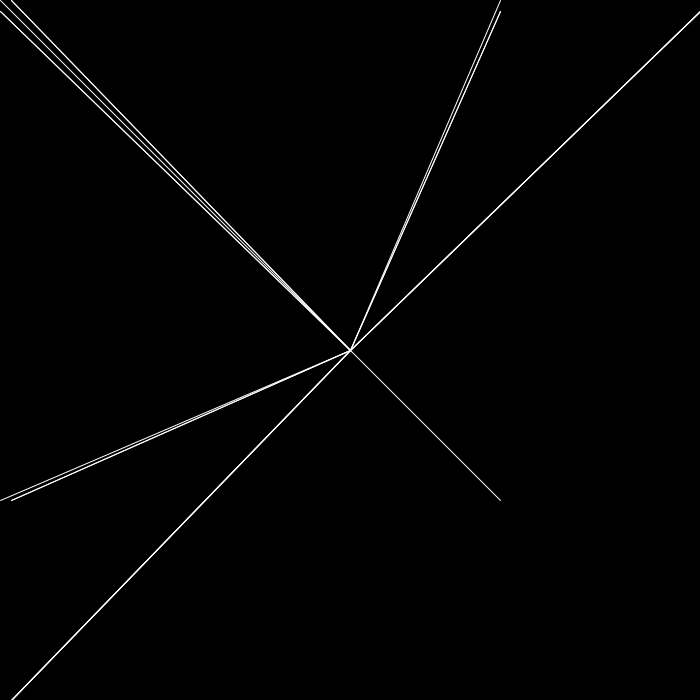
Frame 1 (no input)
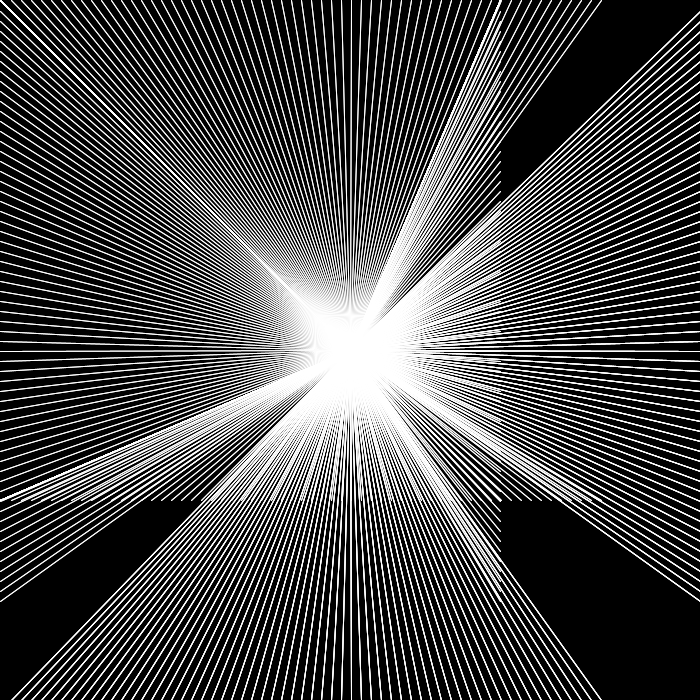
Frame 60 (the mouse pressed at the canvas centre just before this capture)
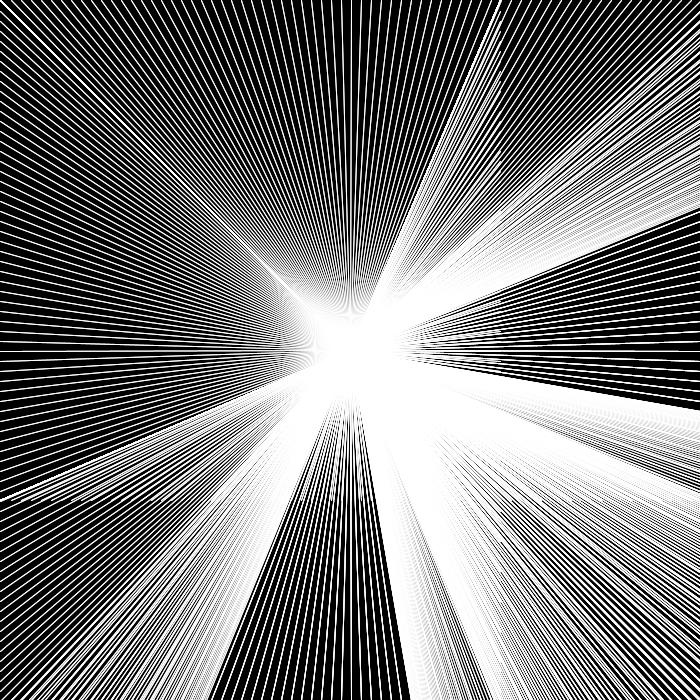
Frame 120 (the mouse held since frame 60 and released just before this capture)

The Processing sketch that drew these frames (run headless with seeded random() and noise(); from frame 60 on, the mouse is pressed at the canvas centre):

// Processing sketch: MidtermPractice4
// ── MidtermPractice4.pde
float x = 0;
float y = 0;
float endX = x + 1;
float endY = y +1;

void setup() {
  size (700, 700);
  background(0);
  stroke(255);
}

void draw() {

  endX = endX + 10;
  endY = endY + 10;
  for (int x = 0; x < width; x = x + 500) {
    for (int y = 0; y < height; y = y + 500) {
      line (width/2, height/2, x, y);
      line (width/2, height/2, x, endY);
      line (width/2, height/2, endX, y);
      line (width/2, height/2, endX, height);
      line (width/2, height/2, width, endY);
    }
  }
}
